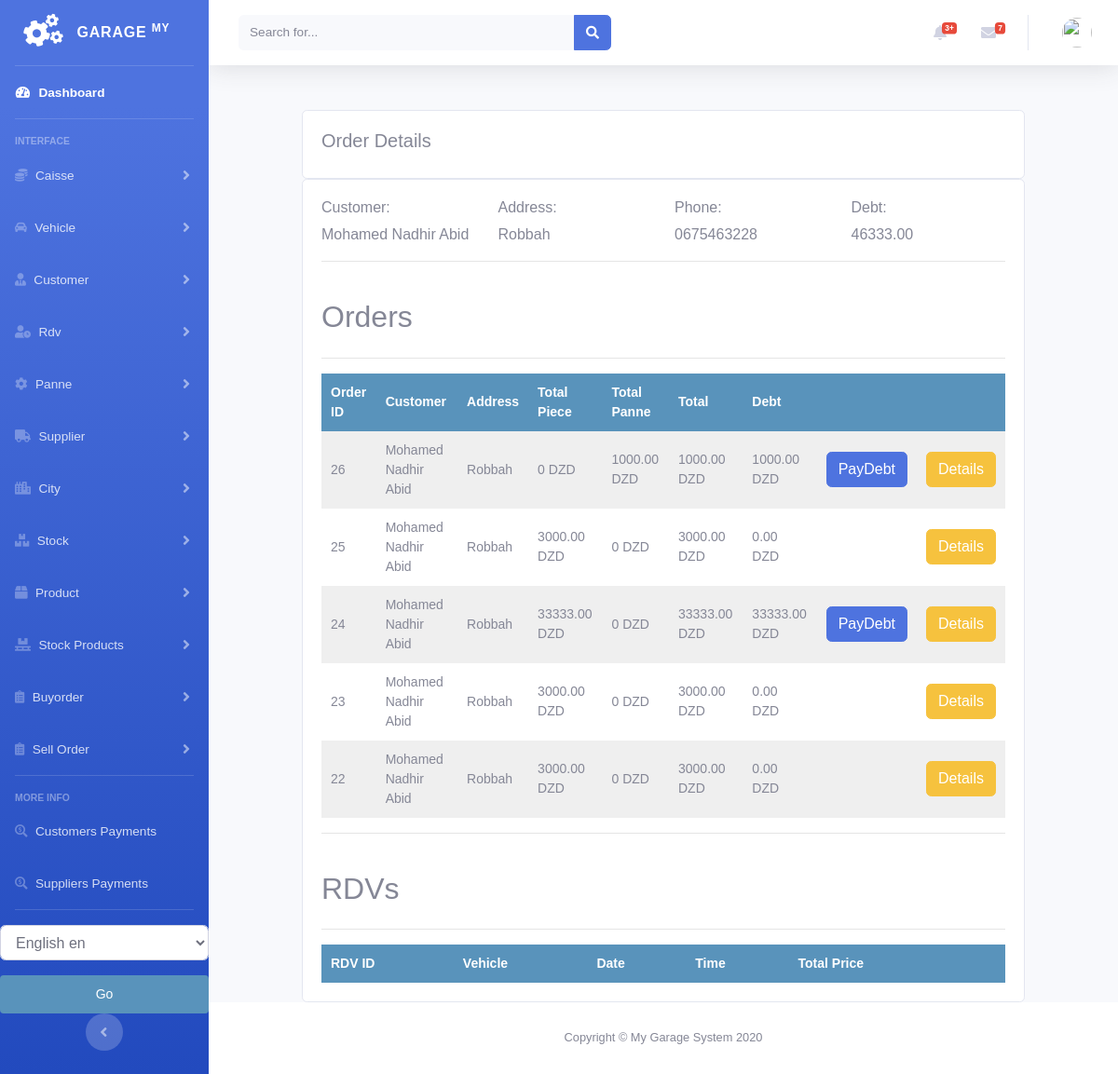
Page /customer/customer_detail/1 on the earlier database version.
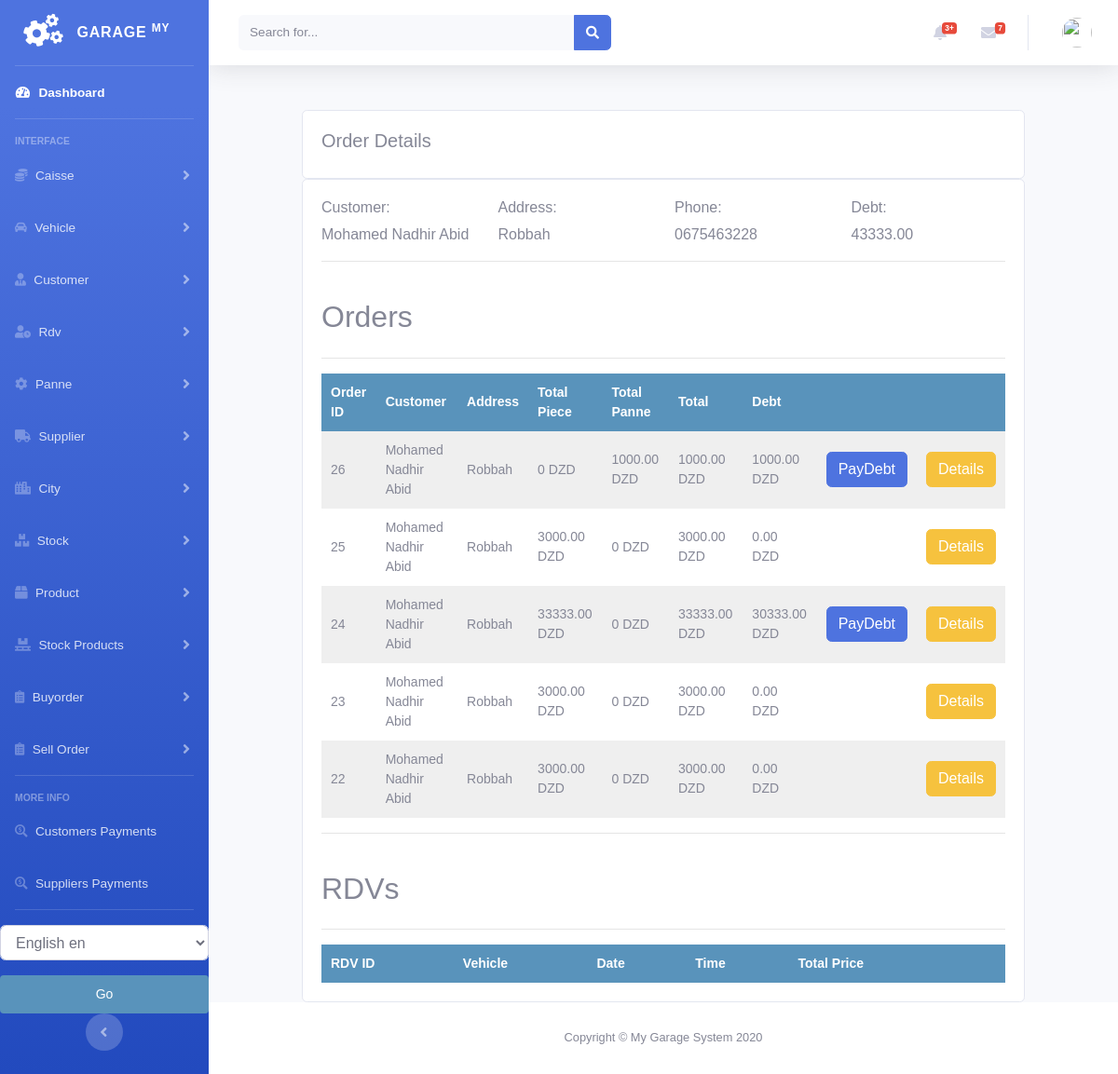
Same page on the later database version.
### customer/models.py (models this page shows, shortened)
class Customer(models.Model):
    firstname = models.CharField(max_length=250, null=True)
    lastname = models.CharField(max_length=250, null=True)
    address = models.CharField(max_length=200, null=True)
    phone = models.CharField(max_length=200, null=True)
    national_number = models.CharField(max_length=200, null=True)
    email = models.EmailField(null=True)
    date_created = models.DateTimeField(auto_now_add=True, null=True)
    date_joined = models.DateField(null=True)
    debt = models.DecimalField(max_digits=10, decimal_places=2, null=True, default=0)
    def __str__(self):
        return self.firstname + " " + self.lastname

### sellorder/models.py (models this page shows, shortened)
class Order(models.Model):
    customer = models.ForeignKey(Customer, on_delete=models.DO_NOTHING)
    vehicle = models.ForeignKey(Vehicle, on_delete=models.DO_NOTHING, null=True, blank=True)
    created = models.DateTimeField(auto_now_add=True)
    updated = models.DateTimeField(auto_now=True)
    debt = models.DecimalField(max_digits=10, decimal_places=2, null=True, blank=True, default=0)
    total_price = models.DecimalField(max_digits=10, decimal_places=2, null=True, blank=True, default=0)
    paid = models.BooleanField(default=False)
    confirmed = models.BooleanField(default=False)
    class Meta:
        ordering = ('-created',)
    def get_total_cost(self):
        return sum(item.get_cost() for item in self.items.all())
    def get_total_panne(self):
        return sum(item.get_cost() for item in self.pannes.all())
    def get_total_item_panne(self):
        return sum(item.get_cost() for item in self.pannes.all()) + sum(item.get_cost() for item in self.items.all())

class OrderItem(models.Model):
    order = models.ForeignKey(Order,
                              related_name='items',
                              on_delete=models.CASCADE)
    stockproduct = models.ForeignKey(StockProduct,
                                     related_name='order_item',
                                     on_delete=models.DO_NOTHING, null=True, blank=True)
    price = models.DecimalField(max_digits=10, decimal_places=2)
    quantity = models.PositiveIntegerField(default=1)
    def get_cost(self):
        return self.price * self.quantity

### customer/views.py (the view)
# urls.py: path('customer_detail/<str:pk>', views.customer_detail, name='customer_detail'),
def customer_detail(request, pk):
    customer = get_object_or_404(Customer, id=pk)
    orders = Order.objects.all().filter(customer=customer)
    rdvs = Rdv.objects.all().filter(customer=customer)
    context = {
        'customer': customer,
        'orders': orders,
        'rdvs': rdvs,
    }
    return render(request, 'customer/detail.html', context)

### sellorder/models.py (called while the page is built)
    def get_cost(self):
        return self.price

### customer/templates/customer/detail.html (shortened to what this page needs)
{% extends "home.html" %}
{% load static %}
{% block content %}
<br>
<div class="row">
    <div class="col-md">
        <div class="card card-body">
            <h5>Order Details</h5>
        </div>
    <div class="card card-body">
        <div class="row">
            <div class="col-md-3">
                    <h6>Customer: </h6>
                    <td>{{ customer.firstname }} {{ customer.lastname }}</td>
            </div>
            <div class="col-md-3">
                    <h6>Address: </h6>
                    <td>{{ customer.address }}</td>
            </div>
            <div class="col-md-3">
                    <h6>Phone: </h6>
                    <td>{{ customer.phone }}</td>
            </div>
            <div class="col-md-3">
                    <h6>Debt: </h6>
                    <td>{{ customer.debt }}</td>
            </div>
        </div>
        <hr>
        <br>
        <h2>Orders</h2>
        <hr>
        <table id="table_order">
            <thead class="thead-light">
            <tr>
                <th>Order ID</th>
                    <th>Customer</th>
                    <th>Address</th>
                    <th>Total Piece</th>
                    <th>Total Panne</th>
                    <th>Total</th>
                    <th>Debt</th>
                    <th></th>
                    <th></th>
            </tr>
            </thead>
            <tbody>
            {% for order in orders %}
            <tr>
                <td>{{order.id}}</td>
                    <td>{{order.customer}}</td>
                    <td>{{order.customer.address}}</td>
                    <td>{{order.get_total_cost}} DZD</td>
                    <td>{{order.get_total_panne}} DZD</td>
                    <td>{{order.get_total_item_panne}} DZD</td>
                    <td>{{order.debt}} DZD</td>
                    <td>
                        {% if order.debt > 0%}
                            <a class="btn btn-primary " href="{% url 'payments:create_customer_payment' order.id %}">PayDebt</a>
                        {% endif %}
                    </td>
                    <td>
                           <a class="btn btn-warning " href="{% url 'sellorder:sellorder_details' order.id %}">Details</a>
                    </td>
            </tr>
            {% endfor %}
            </tbody>
        </table>
        <hr>
        <br>
        <h2>RDVs</h2>
        <hr>
        <table id="table_rdv">
            <thead class="thead-light">
            <tr>
                <th>RDV ID</th>
                    <th>Vehicle</th>
                    <th>Date</th>
                    <th>Time</th>
                    <th>Total Price</th>
                    <th></th>
            </tr>
            </thead>
        </table>
    </div>
    </div>
</div>
{% endblock %}

Differences in the rows shown:
changed Customer "Mohamed Nadhir": debt "46333.00" → "43333.00"
changed Order id 24: debt "33333.00" → "30333.00"
